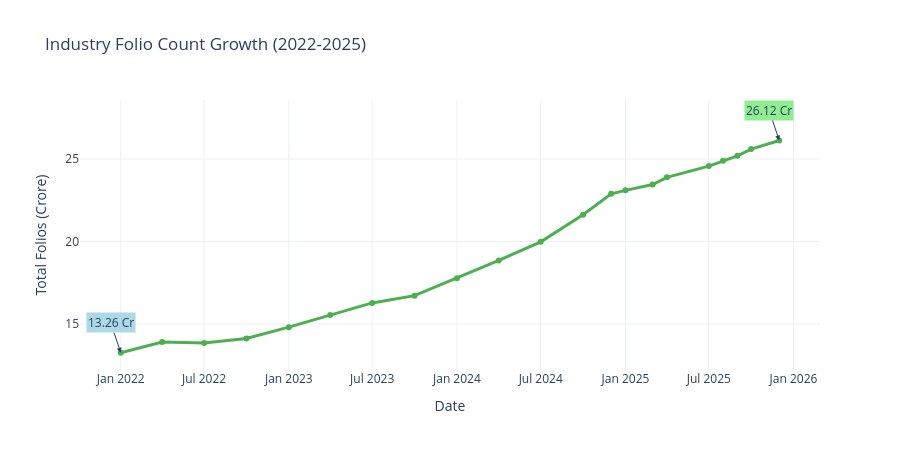

Write notebook code for a chart like this one.
### Code cell
print("Folio columns:", df_folio.columns.tolist())
print(df_folio.head(3))

date_col = df_folio.columns[0]
total_col = [c for c in df_folio.columns if "total" in c.lower() or "folio" in c.lower()][0]

df_folio["date_dt"] = pd.to_datetime(df_folio[date_col], errors="coerce")
df_folio_sorted = df_folio.sort_values("date_dt")

fig = px.line(
    df_folio_sorted,
    x="date_dt",
    y=total_col,
    title="Industry Folio Count Growth (2022-2025)",
    labels={total_col: "Total Folios (Crore)", "date_dt": "Date"},
    template="plotly_white",
    markers=True
)

fig.add_annotation(x="2022-01-01", y=13.26, text="13.26 Cr", showarrow=True, arrowhead=2, bgcolor="lightblue")
fig.add_annotation(x="2025-12-01", y=26.12, text="26.12 Cr", showarrow=True, arrowhead=2, bgcolor="lightgreen")

fig.update_traces(line_color="#4CAF50", line_width=3)
fig.update_layout(height=450)
fig.show()
fig.write_image(str(REPORTS / "chart7_folio_growth.png"))

### Figure 1 — Plotly figure (JSON) as saved in the notebook; plotly's stock layout.template omitted (floating-point values rounded to 4 significant figures)
{"data": [{"hovertemplate": "Date=%{x}<br>Total Folios (Crore)=%{y}<extra></extra>", "legendgroup": "", "line": {"color": "#4CAF50", "dash": "solid", "width": 3}, "marker": {"symbol": "circle"}, "mode": "lines+markers", "name": "", "orientation": "v", "showlegend": false, "type": "scatter", "x": ["2022-01-01T00:00:00", "2022-04-01T00:00:00", "2022-07-01T00:00:00", "2022-10-01T00:00:00", "2023-01-01T00:00:00", "2023-04-01T00:00:00", "2023-07-01T00:00:00", "2023-10-01T00:00:00", "2024-01-01T00:00:00", "2024-04-01T00:00:00", "2024-07-01T00:00:00", "2024-10-01T00:00:00", "2024-12-01T00:00:00", "2025-01-01T00:00:00", "2025-03-01T00:00:00", "2025-04-01T00:00:00", "2025-07-01T00:00:00", "2025-08-01T00:00:00", "2025-09-01T00:00:00", "2025-10-01T00:00:00", "2025-12-01T00:00:00"], "xaxis": "x", "y": [13.26, 13.91, 13.85, 14.12, 14.81, 15.54, 16.28, 16.72, 17.78, 18.85, 19.98, 21.62, 22.89, 23.1, 23.45, 23.89, 24.57, 24.89, 25.19, 25.6, 26.12], "yaxis": "y"}], "layout": {"annotations": [{"arrowhead": 2, "bgcolor": "lightblue", "showarrow": true, "text": "13.26 Cr", "x": "2022-01-01", "y": 13.26}, {"arrowhead": 2, "bgcolor": "lightgreen", "showarrow": true, "text": "26.12 Cr", "x": "2025-12-01", "y": 26.12}], "height": 450, "legend": {"tracegroupgap": 0}, "title": {"text": "Industry Folio Count Growth (2022-2025)"}, "xaxis": {"anchor": "y", "domain": [0, 1], "title": {"text": "Date"}}, "yaxis": {"anchor": "x", "domain": [0, 1], "title": {"text": "Total Folios (Crore)"}}}}
